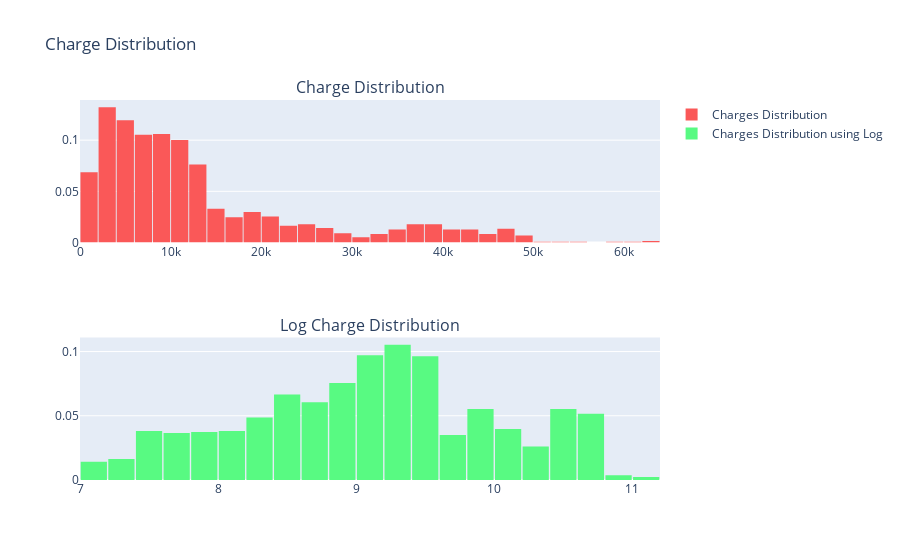

Notebook source saved alongside this figure:
### Code cell
# Determine the distribution of charge
charge_dist = df["charges"].values
logcharge = np.log(df["charges"])



trace0 = go.Histogram(
    x=charge_dist,
    histnorm='probability',
    name="Charges Distribution",
    marker = dict(
        color = '#FA5858',
    )
)
trace1 = go.Histogram(
    x=logcharge,
    histnorm='probability',
    name="Charges Distribution using Log",
    marker = dict(
        color = '#58FA82',
    )
)

fig = tools.make_subplots(rows=2, cols=1,
                          subplot_titles=('Charge Distribution','Log Charge Distribution'),
                         print_grid=False)



fig.append_trace(trace0, 1, 1)
fig.append_trace(trace1, 2, 1)


fig['layout'].update(showlegend=True, title='Charge Distribution', bargap=0.05)
iplot(fig, filename='custom-sized-subplot-with-subplot-titles')

### Figure 1 — Plotly figure (JSON) as saved in the notebook; plotly's stock layout.template omitted (floating-point values rounded to 4 significant figures; data arrays with more than 128 entries replaced by an {"elided": "..."} marker saying what was removed)
{"data": [{"histnorm": "probability", "marker": {"color": "#FA5858"}, "name": "Charges Distribution", "type": "histogram", "x": {"elided": "1338 float values"}, "xaxis": "x", "yaxis": "y"}, {"histnorm": "probability", "marker": {"color": "#58FA82"}, "name": "Charges Distribution using Log", "type": "histogram", "x": {"elided": "1338 float values"}, "xaxis": "x2", "yaxis": "y2"}], "layout": {"annotations": [{"font": {"size": 16}, "showarrow": false, "text": "Charge Distribution", "x": 0.5, "xanchor": "center", "xref": "paper", "y": 1, "yanchor": "bottom", "yref": "paper"}, {"font": {"size": 16}, "showarrow": false, "text": "Log Charge Distribution", "x": 0.5, "xanchor": "center", "xref": "paper", "y": 0.375, "yanchor": "bottom", "yref": "paper"}], "bargap": 0.05, "showlegend": true, "title": {"text": "Charge Distribution"}, "xaxis": {"anchor": "y", "domain": [0, 1]}, "xaxis2": {"anchor": "y2", "domain": [0, 1]}, "yaxis": {"anchor": "x", "domain": [0.625, 1]}, "yaxis2": {"anchor": "x2", "domain": [0, 0.375]}}}
